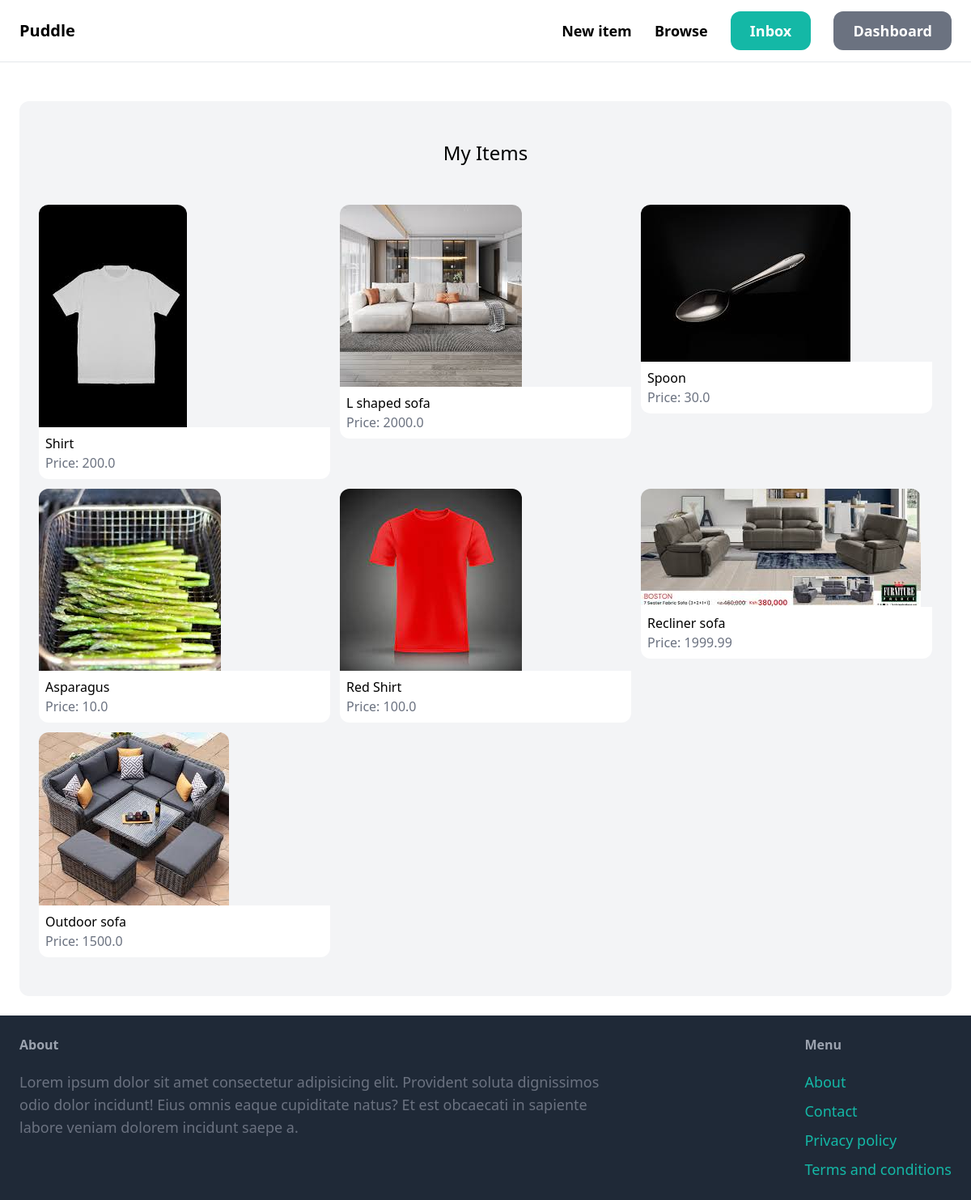
Page /dashboard/ (signed in) on the earlier database version.
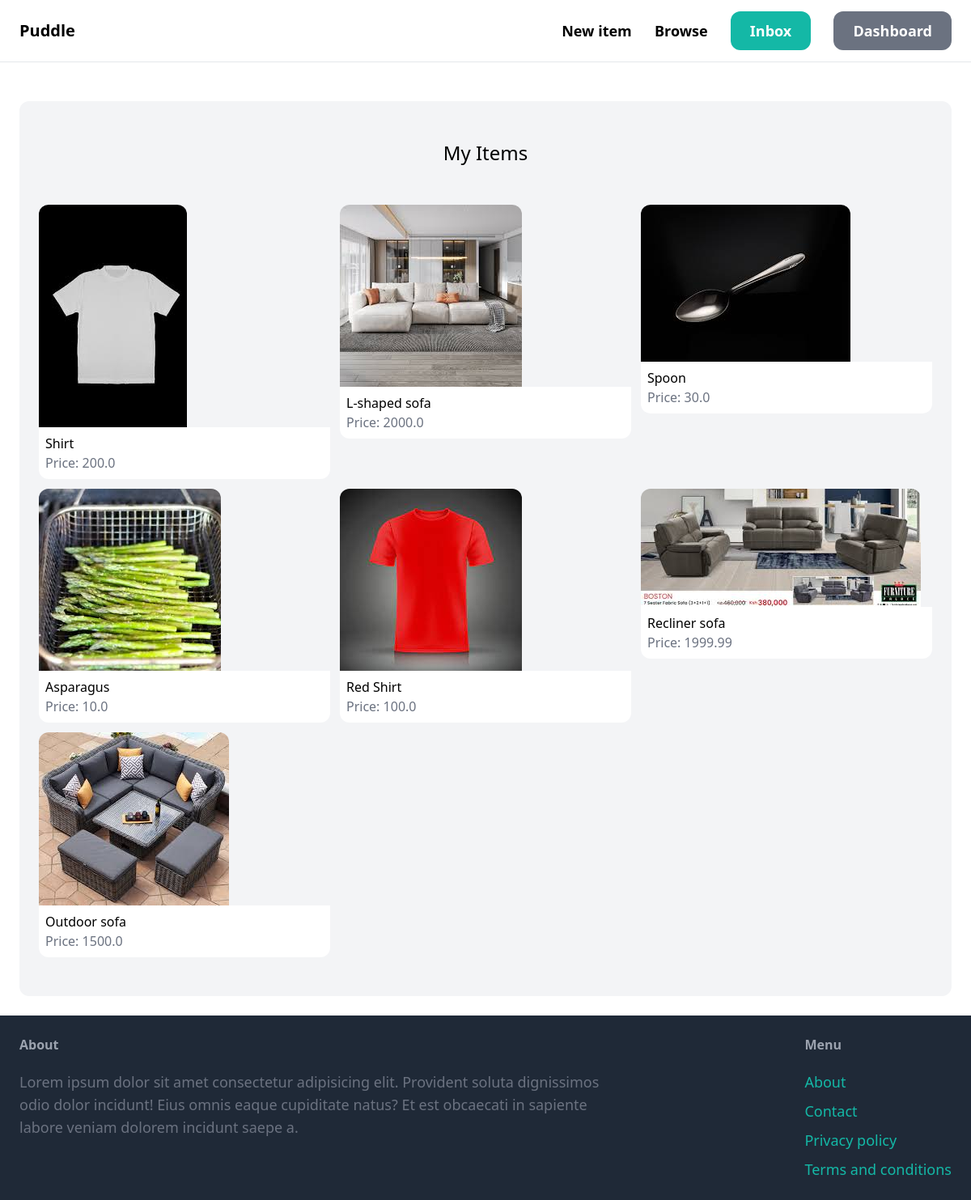
Same page on the later database version.
### item/models.py (models this page shows, shortened)
class Items(models.Model):
    category = models.ForeignKey(Category, related_name='items', on_delete=models.CASCADE)
    name = models.CharField(max_length=255)
    description = models.TextField(blank=True, null=True)
    price = models.FloatField()
    image = models.ImageField(upload_to='item_images', blank=True, null=True)
    is_sold = models.BooleanField(default=False)
    created_by = models.ForeignKey(User, related_name='items', on_delete=models.CASCADE)
    created_at = models.DateTimeField(auto_now_add=True)
    class Meta:
        verbose_name_plural = 'Items'

### dashboard/views.py (the view)
# urls.py: path('',views.index,name='index'),
@login_required
def index(request):
    items = Items.objects.filter(created_by = request.user)
    context = {'items':items}
    return render(request, 'dashboard/index.html', context)

### dashboard/templates/dashboard/index.html (shortened to what this page needs)
{% extends 'core/base.html' %}
{% block content %}
 <div class="mt-6 px-6 py-12 bg-gray-100 rounded-xl">
  <h2 class="mb-12 text-2xl text-center">My Items</h2>
    <div class="grid grid-cols-3 gap-3">
      {% for item in items %}
      <div>
            <a href="{% url 'item:detail' item.id %}">
              <div>
                <img src="{{ item.image.url }}" class="rounded-t-xl">
              </div>
              <div class="p-2 bg-white rounded-b-xl">
                  <h2 class="text-1xl">{{ item.name }}</h2>
                  <p class="text-gray-500">Price: {{item.price}}</p>
              </div>
            </a>
        </div>
      {% endfor %}
    </div>
 </div>
 {% endblock %}

Differences in the rows shown:
changed Items: name "L shaped sofa" → "L-shaped sofa"
